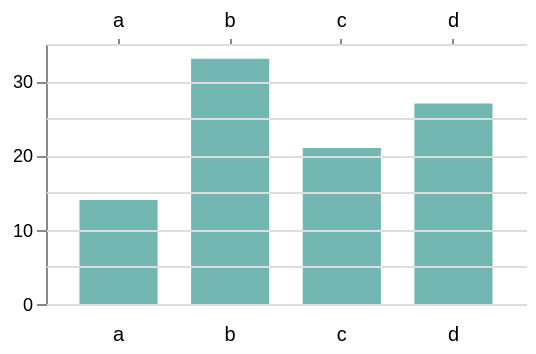

Specify this chart in Vega-Lite:
### Vega specification from a JSON file in a GitHub repository (floating-point values rounded to 4 significant figures)
{"$schema": "https://vega.github.io/schema/vega/v6.json", "description": "Four axes on one chart, each configured differently: a top axis, an offset one, a grid drawn above the marks by zindex, and one stripped of its domain line and ticks.", "width": 240, "height": 130, "padding": 5, "data": [{"name": "table", "values": [{"k": "a", "v": 14}, {"k": "b", "v": 33}, {"k": "c", "v": 21}, {"k": "d", "v": 27}]}], "scales": [{"name": "x", "type": "band", "domain": {"data": "table", "field": "k"}, "range": "width", "padding": 0.3}, {"name": "y", "type": "linear", "domain": {"data": "table", "field": "v"}, "range": "height", "nice": true, "zero": true}], "axes": [{"orient": "top", "scale": "x", "tickSize": 3, "labelPadding": 4}, {"orient": "bottom", "scale": "x", "offset": 8, "domain": false, "ticks": false}, {"orient": "left", "scale": "y", "tickCount": 3, "labelFontSize": 9}, {"orient": "right", "scale": "y", "grid": true, "ticks": false, "labels": false, "domain": false, "zindex": 1}], "marks": [{"type": "rect", "from": {"data": "table"}, "encode": {"enter": {"x": {"scale": "x", "field": "k"}, "width": {"scale": "x", "band": 1}, "y": {"scale": "y", "field": "v"}, "y2": {"scale": "y", "value": 0}, "fill": {"value": "#72b7b2"}}}}]}
